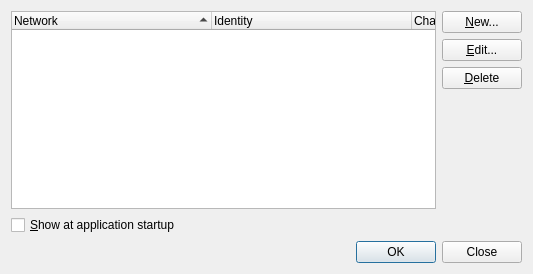
<?xml version="1.0" encoding="UTF-8"?>
<ui version="4.0">
 <class>ServerListDialogUI</class>
 <widget class="QWidget" name="ServerListDialogUI">
  <property name="geometry">
   <rect>
    <x>0</x>
    <y>0</y>
    <width>533</width>
    <height>274</height>
   </rect>
  </property>
  <layout class="QGridLayout" name="gridLayout">
   <item row="0" column="2">
    <widget class="QPushButton" name="m_addButton">
     <property name="sizePolicy">
      <sizepolicy hsizetype="Minimum" vsizetype="Fixed">
       <horstretch>0</horstretch>
       <verstretch>0</verstretch>
      </sizepolicy>
     </property>
     <property name="whatsThis">
      <string>Click here to define a new Network, including the server to connect to, and the Channels to automatically join once connected.</string>
     </property>
     <property name="text">
      <string>&amp;New...</string>
     </property>
     <property name="autoDefault">
      <bool>false</bool>
     </property>
     <property name="default">
      <bool>false</bool>
     </property>
     <property name="flat">
      <bool>false</bool>
     </property>
    </widget>
   </item>
   <item row="2" column="2">
    <widget class="QPushButton" name="m_delButton">
     <property name="sizePolicy">
      <sizepolicy hsizetype="Minimum" vsizetype="Fixed">
       <horstretch>0</horstretch>
       <verstretch>0</verstretch>
      </sizepolicy>
     </property>
     <property name="text">
      <string>&amp;Delete</string>
     </property>
     <property name="autoDefault">
      <bool>false</bool>
     </property>
    </widget>
   </item>
   <item row="1" column="2">
    <widget class="QPushButton" name="m_editButton">
     <property name="sizePolicy">
      <sizepolicy hsizetype="Minimum" vsizetype="Fixed">
       <horstretch>0</horstretch>
       <verstretch>0</verstretch>
      </sizepolicy>
     </property>
     <property name="text">
      <string>&amp;Edit...</string>
     </property>
     <property name="autoDefault">
      <bool>false</bool>
     </property>
    </widget>
   </item>
   <item row="0" column="0" rowspan="4" colspan="2">
    <widget class="ServerListView" name="m_serverList">
     <property name="sizePolicy">
      <sizepolicy hsizetype="Expanding" vsizetype="Expanding">
       <horstretch>2</horstretch>
       <verstretch>0</verstretch>
      </sizepolicy>
     </property>
     <property name="focusPolicy">
      <enum>Qt::WheelFocus</enum>
     </property>
     <property name="acceptDrops">
      <bool>true</bool>
     </property>
     <property name="whatsThis">
      <string>This shows the list of configured IRC networks. An IRC network is a collection of cooperating servers. You need only connect to one of the servers in the network to be connected to the entire IRC network. Once connected, Konversation will automatically join the channels shown. When Konversation is started for the first time, the Freenode network and the &lt;i&gt;#kde&lt;/i&gt; channel are already entered for you.</string>
     </property>
     <property name="verticalScrollBarPolicy">
      <enum>Qt::ScrollBarAsNeeded</enum>
     </property>
     <property name="horizontalScrollBarPolicy">
      <enum>Qt::ScrollBarAlwaysOff</enum>
     </property>
     <property name="dragEnabled">
      <bool>true</bool>
     </property>
     <property name="dragDropMode">
      <enum>QAbstractItemView::InternalMove</enum>
     </property>
     <property name="selectionMode">
      <enum>QAbstractItemView::ExtendedSelection</enum>
     </property>
     <property name="selectionBehavior">
      <enum>QAbstractItemView::SelectRows</enum>
     </property>
     <property name="rootIsDecorated">
      <bool>true</bool>
     </property>
     <property name="uniformRowHeights">
      <bool>false</bool>
     </property>
     <property name="sortingEnabled">
      <bool>true</bool>
     </property>
     <property name="allColumnsShowFocus">
      <bool>true</bool>
     </property>
     <property name="wordWrap">
      <bool>false</bool>
     </property>
     <property name="headerHidden">
      <bool>false</bool>
     </property>
     <property name="expandsOnDoubleClick">
      <bool>false</bool>
     </property>
     <attribute name="headerVisible">
      <bool>true</bool>
     </attribute>
     <attribute name="headerCascadingSectionResizes">
      <bool>true</bool>
     </attribute>
     <attribute name="headerDefaultSectionSize">
      <number>200</number>
     </attribute>
     <attribute name="headerHighlightSections">
      <bool>false</bool>
     </attribute>
     <attribute name="headerShowSortIndicator" stdset="0">
      <bool>true</bool>
     </attribute>
     <attribute name="headerStretchLastSection">
      <bool>true</bool>
     </attribute>
     <column>
      <property name="text">
       <string>Network</string>
      </property>
     </column>
     <column>
      <property name="text">
       <string>Identity</string>
      </property>
     </column>
     <column>
      <property name="text">
       <string>Channels</string>
      </property>
     </column>
    </widget>
   </item>
   <item row="4" column="0">
    <widget class="QCheckBox" name="m_showAtStartup">
     <property name="text">
      <string>&amp;Show at application startup</string>
     </property>
    </widget>
   </item>
   <item row="5" column="0" colspan="3">
    <widget class="QDialogButtonBox" name="m_buttonBox">
     <property name="standardButtons">
      <set>QDialogButtonBox::Close|QDialogButtonBox::Ok</set>
     </property>
    </widget>
   </item>
  </layout>
 </widget>
 <customwidgets>
  <customwidget>
   <class>ServerListView</class>
   <extends>QTreeWidget</extends>
   <header>serverlistview.h</header>
  </customwidget>
 </customwidgets>
 <resources/>
 <connections/>
</ui>
